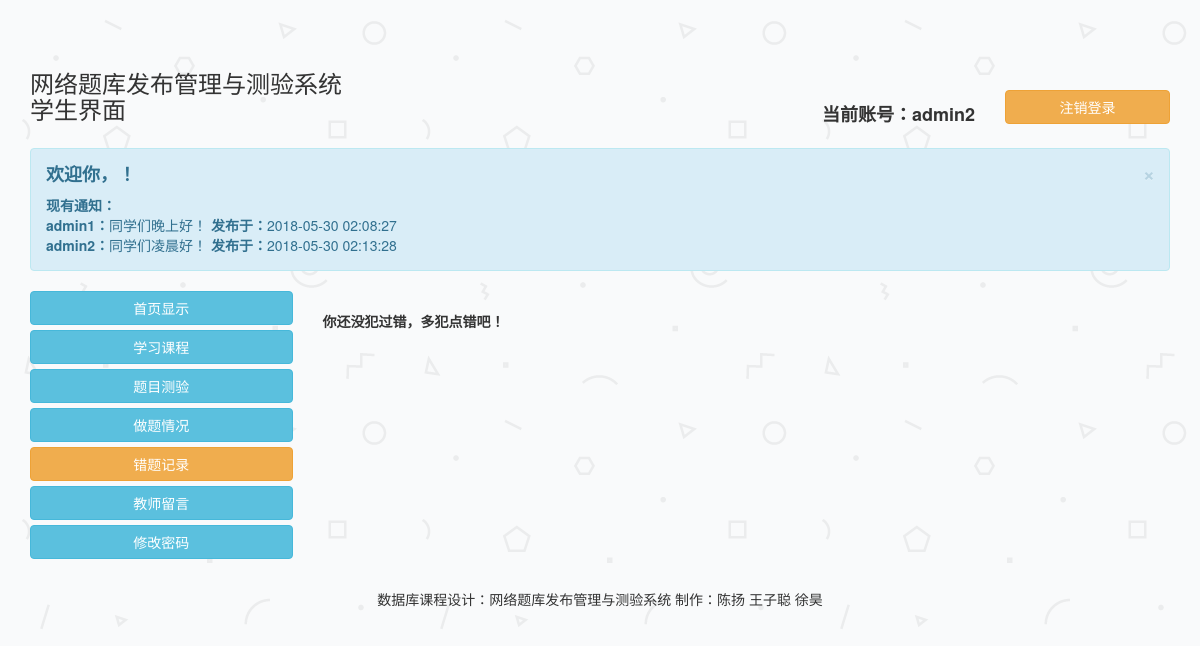
The page /系统源代码/QuestionManageSystem/studentSystem/manage/wrong_question_record.php (signed in) on the database its author committed.
### tables this page shows
CREATE TABLE IF NOT EXISTS `notice_student` (
  `admin_username` char(20) NOT NULL,
  `notice_contents` char(200) DEFAULT NULL,
  `notice_time` datetime DEFAULT NULL
);

### 系统源代码/QuestionManageSystem/studentSystem/manage/wrong_question_record.php (the view, shortened to what this page needs)
<!DOCTYPE html>
<html>
<head>
   <link rel="stylesheet" href="../../css/bootstrap.min.css">
	<link rel="stylesheet" type="text/css" href="../../css/jquery.dataTables.min.css">
</head>
<body background="..\login\images\back.png">
<?php
	if (isset ( $_SESSION ["code"] )) {
		$con=mysqli_connect("localhost","root","root","stu_test");
		mysqli_query($con,"set names 'utf8'");
?>
<div class="container">
	<div class="row clearfix">
		<div class="col-md-12 column">
            <p>
			    <br><br>
			</p>
		</div>
	</div>
	<div class="row clearfix">
		<div class="col-md-4 column">
            <h3>
				网络题库发布管理与测验系统<br>学生界面
			</h3>
		</div>
		<div class="col-md-4 column">
		</div>
		<div class="col-md-2 column">
            <p class="text-right" style="font-size:18px">
			<br><br><strong>当前账号：<?php echo "${_SESSION["username"]}"; ?></strong>
			</p>
		</div>
		<div class="col-md-2 column">
			<br><br><button type="button" class="btn btn-default btn-block btn-warning" onclick="window.location.href='exit.php'">注销登录</button>
		</div>
	</div>
	<div class="row clearfix">
		<div class="col-md-12 column">
		</div>
	</div>
	<div class="row clearfix">
		<div class="col-md-12 column">
			<div class="alert alert-dismissable alert-info">
				<button type="button" class="close" data-dismiss="alert" aria-hidden="true">×</button>
				<?php
					$result=mysqli_query($con,"select * from student_info where student_username='${_SESSION["username"]}'");
					$bookinfo=mysqli_fetch_array($result);
					$student_name=$bookinfo["student_name"];
					$student_id=$bookinfo["student_id"];
				?>
                <h4>
				<strong>欢迎你，<?php echo "$student_name"?>！</strong></h4>
				<?php
					$notice_check=mysqli_query($con,"select * from notice_student");
					$notice=mysqli_fetch_array($notice_check);
					if(!$notice){
						echo '<strong>目前暂无管理员发布的通知。</strong><br>'.'在开始使用本系统前，请详细阅读界面首页的操作使用提示！';
					}else{
						echo '<strong>'.'现有通知：'.'</strong>'.'<br>';
						$notice_check=mysqli_query($con,"select * from notice_student");
						while($row_notice=mysqli_fetch_assoc($notice_check)){
							echo '<strong>'.$row_notice['admin_username'].'：</strong>'.$row_notice['notice_contents'].'          '.'<strong>发布于：</strong>'.$row_notice['notice_time'].'<br>';
						}
					}
				?>
			</div>
		</div>
	</div>
	<div class="row clearfix">
		<div class="col-md-3 column">
			 <button type="button" class="btn btn-default btn-block btn-info" onclick="window.location.href='index.php'">首页显示</button>
			 <button type="button" class="btn btn-default btn-block btn-info" onclick="window.location.href='course_choose.php'">学习课程</button>
			 <button type="button" class="btn btn-default btn-block btn-info" onclick="window.location.href='do_question.php?if=2&degree=0'">题目测验</button>
			 <button type="button" class="btn btn-default btn-block btn-info" onclick="window.location.href='question_condition.php'">做题情况</button>
			 <button type="button" class="btn btn-default btn-block btn-warning" onclick="window.location.href='wrong_question_record.php'">错题记录</button>
			 <button type="button" class="btn btn-default btn-block btn-info" onclick="window.location.href='leave_message.php'">教师留言</button>
			 <button type="button" class="btn btn-default btn-block btn-info" onclick="window.location.href='edit_password.php'">修改密码</button>
		</div>
		<div class="col-md-9 column">
		<?php
                    $result=mysqli_query($con,"select questions.*,do_question.* from questions,do_question where questions.question_no=do_question.question_no and do_question.student_id='{$student_id}' and if_correct=0");
                    if($result && mysqli_num_rows($result)){
						echo '<p><strong>你的错题：</strong><br>下面列举出了你所做过的题目的错题，你可以参考题目答案。';
						echo '<br>点击<strong>“重做”</strong>按钮，即从当前列表中删除该错题，列为未做状态！</p>';
						echo '<table id="table_1" class="display"><thead>';
						echo '<tr><th>题号</th><th>题目</th><th>答案</th><th>课程</th><th>答案解析</th><th>时间</th><th>重做</th></tr>';
						echo '</thead><tbody>';
                        while($row=mysqli_fetch_assoc($result)){
                            echo '<tr>';
                            echo '<td>'.$row['question_no'].'</td>';
							echo '<td>'.$row['question_describe'].'</td>';
							if($row['question_correct_choice']=="A"){
								$ca=$row['question_choice_A'];
							}
							else if($row['question_correct_choice']=="B"){
								$ca=$row['question_choice_B'];
							}
							else if($row['question_correct_choice']=="C"){
								$ca=$row['question_choice_C'];
							}
							else if($row['question_correct_choice']=="D"){
								$ca=$row['question_choice_D'];
							}
							echo '<td>'.$ca.'</td>';
							$result_temp=mysqli_query($con,"select * from id_course where course_id='{$row['course_id']}'");
                        	$bookinfo=mysqli_fetch_array($result_temp);
							echo '<td>'.$bookinfo['course_name'].'</td>';
							echo '<td>'.$row['question_answer_detail'].'</td>';
							echo '<td>'.substr($row['question_do_time'],0,10).'</td>';
							echo '<td>';
                        echo '<button type="button" class="btn btn-default btn-block btn-success btn-xs" onclick="window.location.href=\'retry_question.php?student_id='.$row['student_id'].'&question_no='.$row['question_no'].'&teacher_id='.$row['teacher_id'].'&course_id='.$row['course_id'].'&question_do_time='.$row['question_do_time'].'\''.'">重做此题</button>';
						echo '</td>';
							echo '</tr>';
						}
						echo '</tbody><tfoot><tr><th>题号</th><th>题目</th><th>答案</th><th>课程</th><th>答案解析</th><th>时间</th><th>重做</th></tr></tfoot>';
						echo '</table>';
					?>
				<script type="text/javascript">
					$(document).ready( function () {
						$('#table_1').DataTable({
							"aLengthMenu": [5, 10, 20, 50],
							"order": [[ 5, "asc" ]],
						language: {
							"sProcessing": "处理中...",
							"sLengthMenu": "显示 _MENU_ 项结果",
							"sZeroRecords": "没有匹配结果",
							"sInfo": "显示第 _START_ 至 _END_ 项结果，共 _TOTAL_ 项",
							"sInfoEmpty": "显示第 0 至 0 项结果，共 0 项",
							"sInfoFiltered": "(由 _MAX_ 项结果过滤)",
							"sInfoPostFix": "",
							"sSearch": "搜索:",
							"sUrl": "",
							"sEmptyTable": "表中数据为空",
							"sLoadingRecords": "载入中...",
							"sInfoThousands": ",",
							"oPaginate": {
								"sFirst": "首页",
								"sPrevious": "上页",
								"sNext": "下页",
								"sLast": "末页"
							},
							"oAria": {
								"sSortAscending": ": 以升序排列此列",
								"sSortDescending": ": 以降序排列此列"
							}
						}
					});
					} );
					</script>
				<?php
                }else{
					echo '<br><strong>你还没犯过错，多犯点错吧！</strong>';
				}
            ?>
		</div>
	</div>
	<div class="row clearfix">
		<div class="col-md-12 column">
			<p>
			<br>
			</p>
			<p class="text-center">
				 数据库课程设计：网络题库发布管理与测验系统    制作：陈扬    王子聪    徐昊
			</p>
		</div>
	</div>
</div>
<?php
}
?>
</body>

### rows shown on the page
notice_student: admin_username "admin1", notice_contents "同学们晚上好！", notice_time "2018-05-30 02:08:27"
notice_student: admin_username "admin2", notice_contents "同学们凌晨好！", notice_time "2018-05-30 02:13:28"

### other values the page prints
_SESSION["username"] "admin2"
